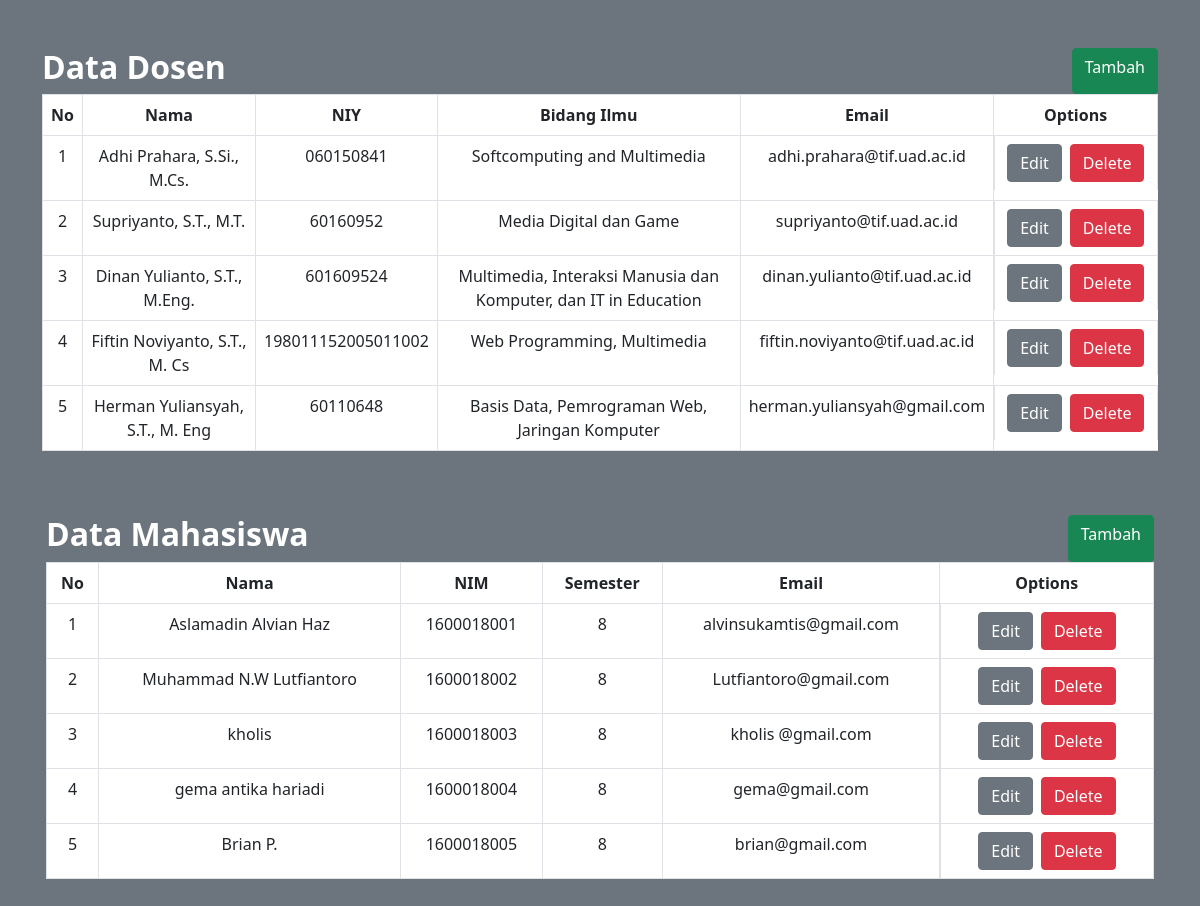
Page /index.php/home on the committed database.
### tables this page shows
CREATE TABLE `tb_dosen` (
  `id` int(11) NOT NULL,
  `nama` varchar(150) NOT NULL,
  `niy` char(50) NOT NULL,
  `keahlian` varchar(150) NOT NULL,
  `email` varchar(150) NOT NULL
);

CREATE TABLE `tb_mahasiswa` (
  `id` int(11) NOT NULL,
  `nama` varchar(150) NOT NULL,
  `nim` char(50) NOT NULL,
  `semester` int(11) NOT NULL,
  `email` varchar(150) NOT NULL
);

### application/controllers/Home.php (called while the page is built, shortened)
<?php
class Home extends CI_Controller{
    public function __construct(){
        $this->load->model('model_data');
    }
    public function index(){
        $data = array(
            'judul1' => 'Data Dosen',
            'judul2' => 'Data Mahasiswa',
            'data_dosen' => $this->model_data->data_dosen(),
            'data_mahasiswa' => $this->model_data->data_mahasiswa(),
        );
        $this->load->view('view_home', $data);
    }
}
?>

### index.php (called while the page is built, shortened)
<?php
require_once BASEPATH.'core/CodeIgniter.php';

### application/models/Model_data.php (called while the page is built, shortened)
<?php
    class Model_data extends CI_Model{
        public function data_dosen(){
           $query = $this->db->get('tb_dosen');
           return $query->result();
       }
       public function data_mahasiswa(){
            $query = $this->db->get('tb_mahasiswa');
            return $query->result();
        }
    }
?>

### application/views/view_home.php (the view, shortened to what this page needs)
<!DOCTYPE html>
<html lang="en">
<head>
  <link href="https://cdn.jsdelivr.net/npm/bootstrap@5.0.2/dist/css/bootstrap.min.css" rel="stylesheet">
</head>
<body class="bg-secondary">
<div class="container my-5">
  <div class="d-flex justify-content-between">
  <h2 class="fw-bold text-white"><?php echo $judul1;?></h2>
  <a href="<?php echo site_url('Home/add_data_dosen')?>" type="button" class="btn btn-success" name="tambah">Tambah</a>
  </div>
  <div class="table-responsive">
    <table class="table table-bordered table-hover bg-white text-center">
      <thead>
        <tr>
          <th>No</th>
          <th>Nama</th>
          <th>NIY</th>
          <th>Bidang Ilmu</th>
          <th>Email</th>
          <th>Options</th>
      </tr>
      </thead>
      <tbody>
          <?php $no=0;?>
          <?php foreach($data_dosen as $data):?>
          <?php $no++;?>
          <tr>
          <td><?php echo $no;?></td>
          <td><?php echo $data->nama;?></td>
          <td><?php echo $data->niy;?></td>
          <td><?php echo $data->keahlian;?></td>
          <td><?php echo $data->email;?></td>
          <td class="d-flex justify-content-center">
            <a href="<?php echo site_url('Home/edit_dosen/'.$data->id);?>" type="button" class="btn btn-secondary mx-1">Edit</a>
            <a href="<?php echo site_url('Home/delete_dosen/'.$data->id);?>" type="button" class="btn btn-danger mx-1">Delete</a>
          </td>
        </tr>
        <?php endforeach ?>
      </tbody>
    </table>
  </div>
</div>
<div class="container px-3 my-5">
<div class="d-flex justify-content-between">
  <h2 class="fw-bold text-white"><?php echo $judul2;?></h2>
  <a href="<?php echo site_url('Home/add_data_mahasiswa')?>" type="button" class="btn btn-success" name="tambah">Tambah</a>
  </div>
  <div class="table-responsive">
    <table class="table table-bordered table-hover bg-white text-center">
      <thead>
        <tr>
          <th>No</th>
          <th>Nama</th>
          <th>NIM</th>
          <th>Semester</th>
          <th>Email</th>
          <th>Options</th>
      </tr>
      </thead>
      <tbody>
          <?php $no=0;?>
          <?php foreach($data_mahasiswa as $data):?>
          <?php $no++;?>
          <tr>
          <td><?php echo $no;?></td>
          <td><?php echo $data->nama;?></td>
          <td><?php echo $data->nim;?></td>
          <td><?php echo $data->semester;?></td>
          <td><?php echo $data->email;?></td>
          <td class="d-flex justify-content-center">
            <a href="<?php echo site_url('Home/edit_mahasiswa/'.$data->id);?>" type="button" class="btn btn-secondary mx-1">Edit</a>
            <a href="<?php echo site_url('Home/delete_mahasiswa/'.$data->id);?>" type="button" class="btn btn-danger mx-1">Delete</a>
          </td>
        </tr>
        <?php endforeach ?>
      </tbody>
    </table>
  </div>
</div>
</body>
</html>

### rows in the picture
tb_dosen: nama "Adhi Prahara, S.Si., M.Cs.", niy "060150841", keahlian "Softcomputing and Multimedia", email "adhi.prahara@tif.uad.ac.id"
tb_dosen: nama "Supriyanto, S.T., M.T.", niy "60160952", keahlian "Media Digital dan Game", email "supriyanto@tif.uad.ac.id"
tb_dosen: nama "Dinan Yulianto, S.T., M.Eng.", niy "601609524", keahlian "Multimedia, Interaksi Manusia dan Komputer, dan IT in Education", email "dinan.yulianto@tif.uad.ac.id"
tb_dosen: nama "Fiftin Noviyanto, S.T., M. Cs", niy "198011152005011002", keahlian "Web Programming, Multimedia", email "fiftin.noviyanto@tif.uad.ac.id"
tb_dosen: nama "Herman Yuliansyah, S.T., M. Eng", niy "60110648", keahlian "Basis Data, Pemrograman Web, Jaringan Komputer", email "herman.yuliansyah@gmail.com"
tb_mahasiswa: nama "Aslamadin Alvian Haz", nim "1600018001", semester "8", email "alvinsukamtis@gmail.com"
tb_mahasiswa: nama "Muhammad N.W Lutfiantoro", nim "1600018002", semester "8", email "Lutfiantoro@gmail.com"
tb_mahasiswa: nama "kholis", nim "1600018003", semester "8", email "kholis @gmail.com"
tb_mahasiswa: nama "gema antika hariadi", nim "1600018004", semester "8", email "gema@gmail.com"
tb_mahasiswa: nama "Brian P.", nim "1600018005", semester "8", email "brian@gmail.com"

### other values in the picture
$judul1 "Data Dosen"
$judul2 "Data Mahasiswa"
